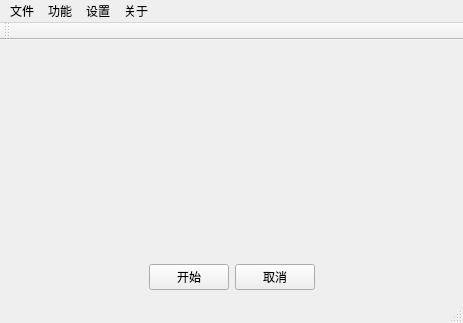
<?xml version="1.0" encoding="UTF-8"?>
<ui version="4.0">
 <class>TargetTracking</class>
 <widget class="QMainWindow" name="TargetTracking">
  <property name="geometry">
   <rect>
    <x>0</x>
    <y>0</y>
    <width>463</width>
    <height>323</height>
   </rect>
  </property>
  <property name="windowTitle">
   <string>TargetTracking</string>
  </property>
  <widget class="QWidget" name="centralWidget">
   <layout class="QGridLayout" name="gridLayout">
    <item row="0" column="0">
     <layout class="QVBoxLayout" name="verticalLayout">
      <item>
       <widget class="QLabel" name="videoLabel">
        <property name="text">
         <string/>
        </property>
       </widget>
      </item>
      <item>
       <spacer name="verticalSpacer">
        <property name="orientation">
         <enum>Qt::Vertical</enum>
        </property>
        <property name="sizeHint" stdset="0">
         <size>
          <width>20</width>
          <height>40</height>
         </size>
        </property>
       </spacer>
      </item>
      <item>
       <layout class="QHBoxLayout" name="horizontalLayout">
        <item>
         <spacer name="horizontalSpacer">
          <property name="orientation">
           <enum>Qt::Horizontal</enum>
          </property>
          <property name="sizeHint" stdset="0">
           <size>
            <width>40</width>
            <height>20</height>
           </size>
          </property>
         </spacer>
        </item>
        <item>
         <widget class="QPushButton" name="startPushButton">
          <property name="text">
           <string>开始</string>
          </property>
         </widget>
        </item>
        <item>
         <widget class="QPushButton" name="cancelPushButton">
          <property name="text">
           <string>取消</string>
          </property>
         </widget>
        </item>
        <item>
         <spacer name="horizontalSpacer_2">
          <property name="orientation">
           <enum>Qt::Horizontal</enum>
          </property>
          <property name="sizeHint" stdset="0">
           <size>
            <width>40</width>
            <height>20</height>
           </size>
          </property>
         </spacer>
        </item>
       </layout>
      </item>
     </layout>
    </item>
   </layout>
  </widget>
  <widget class="QMenuBar" name="menuBar">
   <property name="geometry">
    <rect>
     <x>0</x>
     <y>0</y>
     <width>463</width>
     <height>23</height>
    </rect>
   </property>
   <widget class="QMenu" name="menu">
    <property name="title">
     <string>文件</string>
    </property>
    <addaction name="fileOpenAction"/>
    <addaction name="exitAction"/>
   </widget>
   <widget class="QMenu" name="menu_2">
    <property name="title">
     <string>功能</string>
    </property>
    <widget class="QMenu" name="menu_4">
     <property name="title">
      <string>前景检测算法</string>
     </property>
     <addaction name="actionFgFrameDiff"/>
     <addaction name="actionFgAdptiveMiddleFilter"/>
     <addaction name="actionFgVIBE"/>
     <addaction name="actionFgFric"/>
     <addaction name="actionFgLBASOM"/>
    </widget>
    <widget class="QMenu" name="menu_5">
     <property name="title">
      <string>特征选择</string>
     </property>
     <addaction name="actionFeatureHash"/>
     <addaction name="actionFeatureHistgram"/>
     <addaction name="actionSurf"/>
     <addaction name="actionCEDDFeature"/>
    </widget>
    <widget class="QMenu" name="menu_8">
     <property name="title">
      <string>搜索特征</string>
     </property>
     <addaction name="searchActionHash"/>
     <addaction name="searchActionColorHistGram"/>
     <addaction name="searchActionCEDD"/>
    </widget>
    <addaction name="menu_5"/>
    <addaction name="menu_8"/>
    <addaction name="menu_4"/>
   </widget>
   <widget class="QMenu" name="menu_3">
    <property name="title">
     <string>设置</string>
    </property>
    <widget class="QMenu" name="menu_6">
     <property name="title">
      <string>模式选择</string>
     </property>
     <addaction name="actionSingleCamera"/>
     <addaction name="actionMultiCamera"/>
    </widget>
    <addaction name="menu_6"/>
    <addaction name="actionTrackingAccuracy"/>
    <addaction name="actionTargetSavePath"/>
   </widget>
   <widget class="QMenu" name="menu_7">
    <property name="title">
     <string>关于</string>
    </property>
    <addaction name="actionVersion"/>
    <addaction name="actionAboutAuthor"/>
   </widget>
   <addaction name="menu"/>
   <addaction name="menu_2"/>
   <addaction name="menu_3"/>
   <addaction name="menu_7"/>
  </widget>
  <widget class="QToolBar" name="mainToolBar">
   <attribute name="toolBarArea">
    <enum>TopToolBarArea</enum>
   </attribute>
   <attribute name="toolBarBreak">
    <bool>false</bool>
   </attribute>
  </widget>
  <widget class="QStatusBar" name="statusBar"/>
  <action name="fileOpenAction">
   <property name="text">
    <string>打开</string>
   </property>
  </action>
  <action name="exitAction">
   <property name="text">
    <string>退出</string>
   </property>
  </action>
  <action name="actionFgFrameDiff">
   <property name="checkable">
    <bool>true</bool>
   </property>
   <property name="text">
    <string>帧间差分</string>
   </property>
  </action>
  <action name="actionFgVIBE">
   <property name="checkable">
    <bool>true</bool>
   </property>
   <property name="text">
    <string>VIBE</string>
   </property>
  </action>
  <action name="actionFgFric">
   <property name="checkable">
    <bool>true</bool>
   </property>
   <property name="text">
    <string>快速光照鲁棒</string>
   </property>
  </action>
  <action name="actionFgAdptiveMiddleFilter">
   <property name="checkable">
    <bool>true</bool>
   </property>
   <property name="text">
    <string>自适应中值滤波</string>
   </property>
  </action>
  <action name="actionFgLBASOM">
   <property name="checkable">
    <bool>true</bool>
   </property>
   <property name="text">
    <string>自适应自组织网络</string>
   </property>
  </action>
  <action name="actionFeatureHistgram">
   <property name="checkable">
    <bool>true</bool>
   </property>
   <property name="text">
    <string>颜色直方图</string>
   </property>
  </action>
  <action name="actionFeatureHash">
   <property name="checkable">
    <bool>true</bool>
   </property>
   <property name="text">
    <string>图像哈希</string>
   </property>
  </action>
  <action name="actionSurf">
   <property name="checkable">
    <bool>true</bool>
   </property>
   <property name="text">
    <string>surf特征</string>
   </property>
  </action>
  <action name="actionSingleCamera">
   <property name="checkable">
    <bool>true</bool>
   </property>
   <property name="text">
    <string>单摄像头</string>
   </property>
  </action>
  <action name="actionMultiCamera">
   <property name="checkable">
    <bool>true</bool>
   </property>
   <property name="text">
    <string>多摄像头</string>
   </property>
  </action>
  <action name="actionTrackingAccuracy">
   <property name="text">
    <string>跟踪精度</string>
   </property>
  </action>
  <action name="actionVersion">
   <property name="text">
    <string>版本</string>
   </property>
  </action>
  <action name="actionAboutAuthor">
   <property name="text">
    <string>关于作者</string>
   </property>
  </action>
  <action name="actionCEDDFeature">
   <property name="checkable">
    <bool>true</bool>
   </property>
   <property name="text">
    <string>CEDD特征</string>
   </property>
  </action>
  <action name="actionTargetSavePath">
   <property name="text">
    <string>目标保存路径</string>
   </property>
  </action>
  <action name="searchActionColorHistGram">
   <property name="checkable">
    <bool>true</bool>
   </property>
   <property name="text">
    <string>颜色直方图</string>
   </property>
  </action>
  <action name="searchActionCEDD">
   <property name="checkable">
    <bool>true</bool>
   </property>
   <property name="text">
    <string>CEDD特征</string>
   </property>
  </action>
  <action name="searchActionHash">
   <property name="checkable">
    <bool>true</bool>
   </property>
   <property name="text">
    <string>图像哈希</string>
   </property>
  </action>
 </widget>
 <layoutdefault spacing="6" margin="11"/>
 <resources/>
 <connections/>
</ui>
